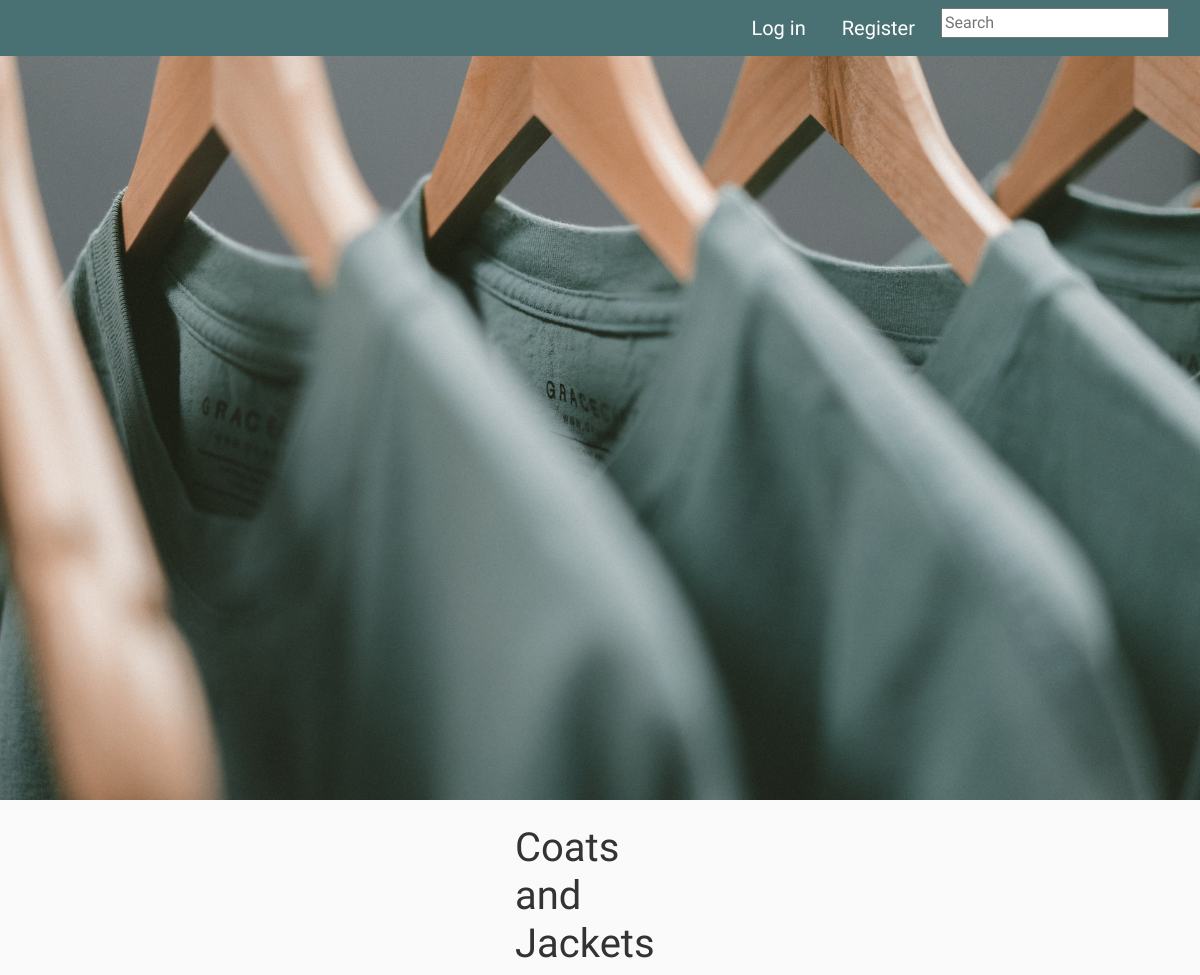
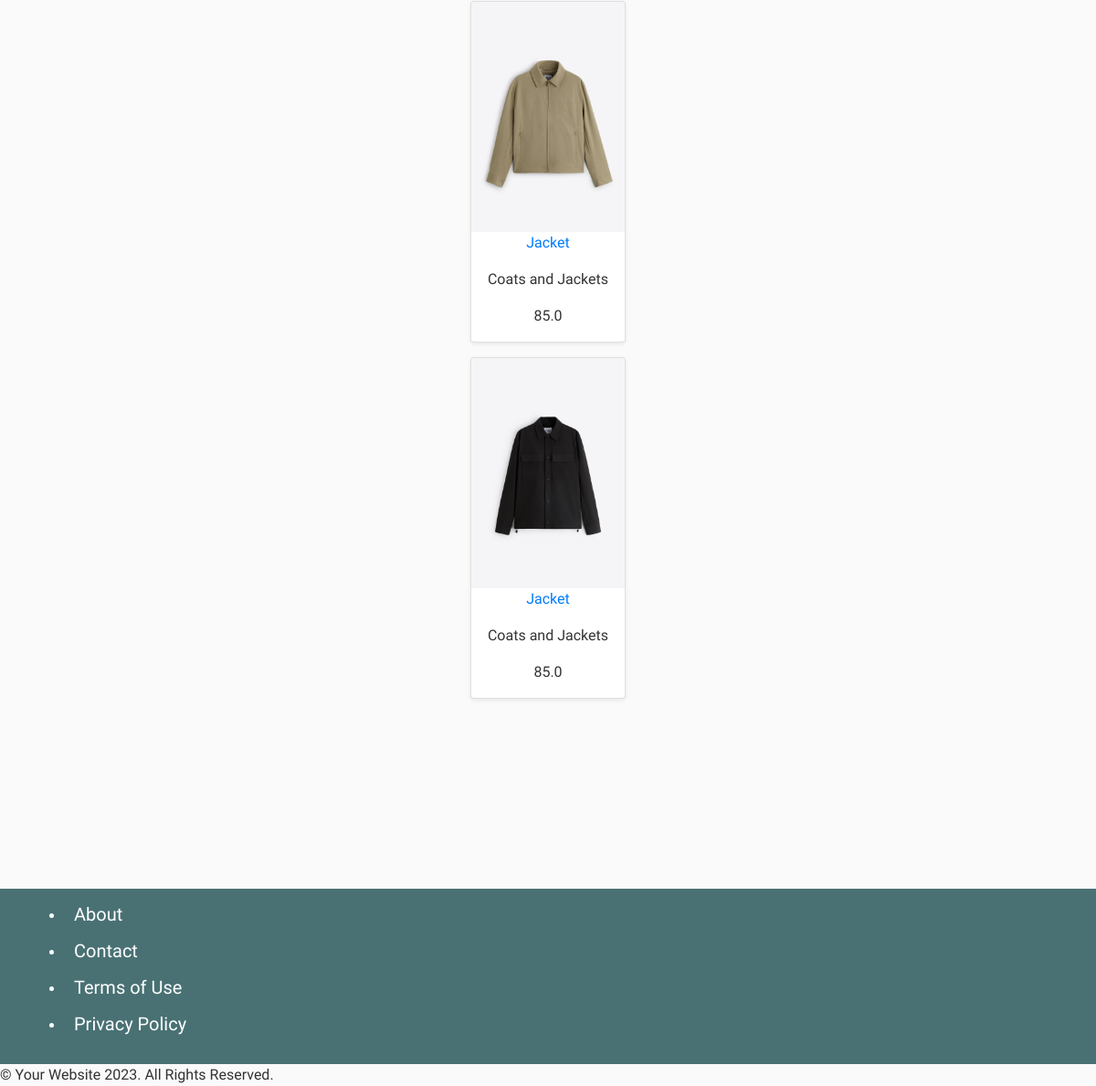
The page /main/categories/1/ on the database its author committed (2 pictures, top to bottom).
### main/models.py (models this page shows, shortened)
class Category(models.Model):
    name = models.CharField('Category name', max_length=200, help_text='Enter category')
    description = models.TextField('Description', max_length=2000, default='')
    class Meta:
        verbose_name_plural = 'categories'
        ordering = ('name',)
    def __str__(self):
        return self.name

class Product(models.Model):
    title = models.CharField(_('Title'), max_length=200)
    category = models.ForeignKey(Category, related_name='product', on_delete=models.CASCADE)
    created_by = models.ForeignKey(User, on_delete=models.CASCADE, related_name='product_creator')
    description = models.TextField(blank=True)
    image = models.ImageField(upload_to='images/', default='images/default.png')
    price = models.FloatField()
    in_stock = models.BooleanField(default=True)
    quantity = models.IntegerField('Quantity', help_text='Item quantity', null=False)
    cover = models.ImageField('Cover', upload_to='covers', null=True)
    class Meta:
        verbose_name_plural = 'Products'

### main/views.py (the view)
# urls.py: path('categories/<int:category_id>/', views.category_detail, name='category_detail'),
def category_detail(request, category_id):
    category = Category.objects.get(id=category_id)
    products = Product.objects.filter(category=category)
    context = {'category': category, 'products': products}
    return render(request, 'category_detail.html', context)

### main/templates/category_detail.html
{% extends 'base.html' %}
{% load static %}
{% block content %}
  <div class="container_brand">
    <div class="home_div">
      <div class="col-md-3">
        <h1>{{ category.name }}</h1>
            {% for product in products %}
              <div class="card mb-3 shadow-sm">
                          {% if product.cover %}
                            <img src="{{ product.cover.url }}" class="card-img-top" alt="...">
                          {% else %}
                            <img src="{% static 'pictures/no-image.png' %}" class="card-img-top">
                          {% endif %}
                      <p class="card-text"><a href="{% url 'product-detail' product.id %}">{{product.title}} </a></p>
                      <p>{{product.category}}</p>
                      <p>{{product.price}}</p>
              </div>
            {% endfor %}
                <br><br>
                <br><br>
                <br><br>
        </div>
      </div>
  </div>
{% endblock %}

### main/templates/base.html (shortened to what this page needs)
{% load static %}
<!DOCTYPE html>
<html lang="en">
<head>
  <link rel="stylesheet" href="https://stackpath.bootstrapcdn.com/bootstrap/4.1.3/css/bootstrap.min.css">
  <link rel="stylesheet" href="{% static 'css/style.css' %}">
</head>
<body>
  <header class="site-header">
    <nav class="navbar fixed-top navbar-expand-sm navbar-light">
      <div class="collapse navbar-collapse" id="navbar-collapse">
        <ul class="nav navbar-nav ml-auto">
          <div class="col-sm-2">
            <div class="navbar-nav">
              {% if user.is_authenticated %}
              <li class="nav-item active"> <a class="navbar-brand" href="{% url 'index' %}">Home</a></li>
              <li class="nav-item active"> <a class="navbar-brand" href="{% url 'category_list' %}">Categories</a></li>
              <li class="nav-item active"> <a class="navbar-brand" href="{% url 'products' %}">Product selection</a></li>
              <li class="nav-item active"> <a class="navbar-brand" href="{% url 'favorites' %}">Favourites</a></li>
              <li class="nav-item active"> <a class="navbar-brand" href="{% url 'profile' %}">{{ user.username }}</a></li>
              <li class="nav-item active"> <a class="navbar-brand" href="{% url 'logout'%}?next=/main">Log out</a></li>
              {% else %}
                <li class="nav-item active"> <a class="navbar-brand" href="{% url 'login'%}?next={{request.path}}">Log in</a></li>
                <li class="nav-item"><a class="navbar-brand" href="{% url 'register'%}">Register</a></li>
            {% endif %}
            {% load i18n %}
              <div class="navbar-nav">
                <li>
                  <form action="{% url 'search' %}" method="get" class="form-inline my-2 my-md-0">
                    <input type="text" name="q" id="q" required placeholder="Search">
                </form>
                </li>
              </div>
            </div>
          </div>
        </ul>
      </div>
  </nav>
  <div class="img-div">
</div>
  </header>
  <br>
    <div class="main_content">
      <div class="col-sm-10">
        {% block content %}{% endblock %}</div>
    </div>
    <br>
    <br>
    <section class="bottom-menu">
      <div class="about">
        <nav class="navbar navbar-#497174 bg-#497174">
          <div class="container-fluid">
            <ul>
              <li><a class="navbar-brand" href="#">About</a></li>
              <li><a class="navbar-brand" href="#">Contact</a></li>
              <li><a class="navbar-brand" href="#">Terms of Use</a></li>
              <li><a class="navbar-brand" href="#">Privacy Policy</a></li>
            </ul>
        </div>
        </nav>
        <footer>© Your Website 2023. All Rights Reserved.</footer>
      </div>
    </section>
</body>
</html>

### main/static/css/style.css (style rules this page uses)
body { background: #fafafa; color: #333333; margin-top: 5rem; box-sizing: border-box; max-width: 100%; max-height: 100%; margin: 0; font-family: 'Raleway', sans-serif; }
nav { background-color: #497174; color: white; display: flex; }
nav ul { color: white; }
nav a { width: 100%; text-decoration: none; color: white !important; padding: 10px; }
.img-div { width: 100%; height: 800px; margin: 0; display: flex; justify-content: center; align-items: center; background-color: rgb(0,200,100); background: url(/static/pictures/home_pic3.jpg); background-size: cover; background-position: center; }
.main_content { display: flex; justify-content: center; align-items: center; width: 100%; }
.col-sm-10 { margin-left: 0 !important; margin-right: 0 !important; padding: 0; }
.home_div { display: flex; justify-content: center; align-items: center; flex-direction: column; max-width: 800px; width: 100%; margin: 0 !important; }
.container_brand { display: flex; justify-content: center; align-items: center; min-height: 100% ; width:100%; margin: 0; }
.card { display: flex; align-items: center; }

### rows shown on the page
Category: name "Coats and Jackets"
Product: cover (picture), title "Jacket", category "Coats and Jackets", price "85.0"
Product: cover (picture), title "Jacket", category "Coats and Jackets", price "85.0"
